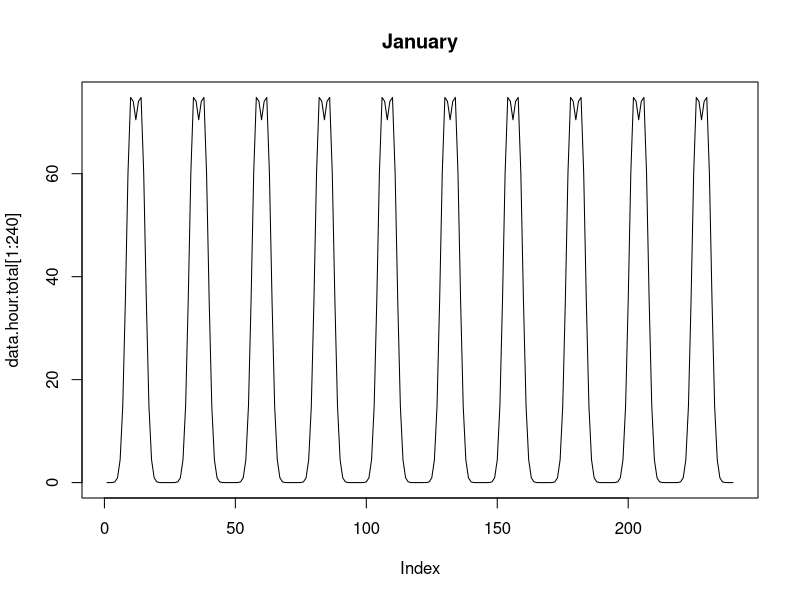
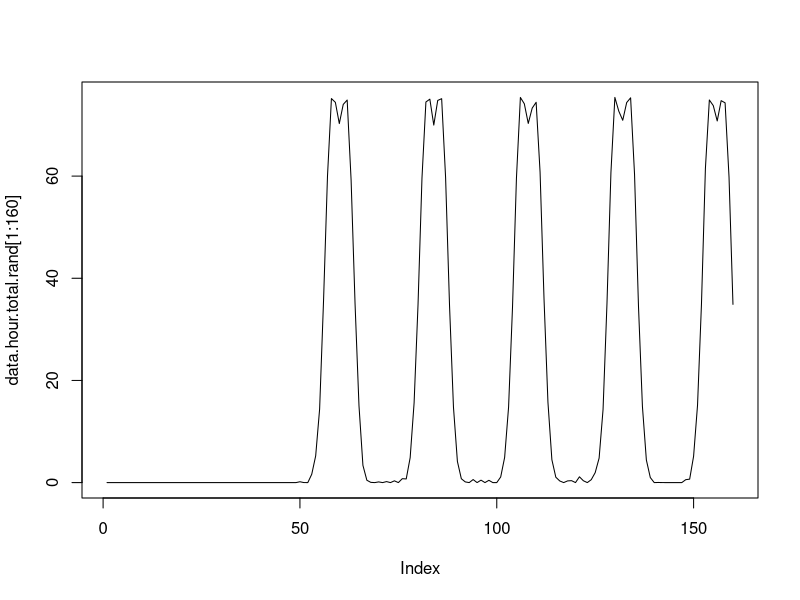

Source code (R) for these figures, in order:
# Create List
rm(list = ls())

# Define avg daily kWh output per month
data.month <- c(300, 300, 300, 300, 300, 300, 300, 300, 300, 300, 300, 300)

# Define Days per Month
days.per.month <- c(31,28,31,30,31,30,31,31,30,31,30,31)

# Append Days to Month
data.day <- c()
for(i in 1:11){
  data.day <- append(data.day, seq(from = data.month[i], to = data.month[i+1],
                                   length = days.per.month[i]))
}
data.day <- append(data.day, seq(from = data.month[12], to = data.month[1],
                                 length = days.per.month[12]))

# Create Daily Hours Sequence
hour.ind <- seq(from = 1, to = 24, length = 24)

# normally distributed daily consumption: Peak at 10:00 and 14:00, Low at 12:00
# first peak
data.hour1.dnorm <- dnorm(hour.ind, mean = 10, sd = 1.7)
data.hour1.dnorm.corr <- data.hour1.dnorm*5.7
data.hour1.dnorm.corr.sum <- sum(data.hour1.dnorm.corr)
data.hour1.dnorm.corr.perc <- data.hour1.dnorm.corr/data.hour1.dnorm.corr.sum

# first peak
data.hour2.dnorm <- dnorm(hour.ind, mean = 14, sd = 1.7)
data.hour2.dnorm.corr <- data.hour2.dnorm*5.7
data.hour2.dnorm.corr.sum <- sum(data.hour2.dnorm.corr)
data.hour2.dnorm.corr.perc <- data.hour2.dnorm.corr/data.hour2.dnorm.corr.sum

# Appened distribution to Date.Hour list for peak 1 and 2
data.hour1 <- c()
for(i in 1:365){
    data.hour1 <- append(data.hour1, data.day[i]*data.hour1.dnorm.corr.perc)
}
data.hour2 <- c()
for(i in 1:365){
  data.hour2 <- append(data.hour2, data.day[i]*data.hour2.dnorm.corr.perc)
}

# Merge peak1 and peak2 into one dataSet
data.hour.total = (data.hour1 + data.hour2)

# Randomize data
data.hour.total.rand <- c()
for(i in 1:8760){
  data.hour.total.rand <- append(data.hour.total.rand, rnorm(1, mean = data.hour.total[i], sd = 0.5))
}


# Set negative values to 0
data.hour.total.rand[data.hour.total.rand<0] <- 0

# set consumption = 0 on weekends. 01.01.2022 = saturday
# 1 to 48 = 0, 49 to 168 = original values
listLength = length(data.hour.total.rand)

dateTimeCount = 1
weekCount = 1
while (weekCount <= 52) {
  nHourPerWeek = 1
  while (nHourPerWeek <= 48) { # is it a saturday or sunday?
    data.hour.total.rand[dateTimeCount] = 0 # set consumption = 0
    nHourPerWeek = nHourPerWeek+1
    dateTimeCount = dateTimeCount+1
  }
  while (nHourPerWeek <= 168) {
    nHourPerWeek = nHourPerWeek+1
    dateTimeCount = dateTimeCount+1
  }
  weekCount = weekCount+1
}

# Plotting  
par(mfrow = c(1,1))
plot(data.hour.total[1:240], type = "l", main = "January") * 0.5

# Plotting
summary(data.hour.total.rand)
par(mfrow = c(1,1))
plot(data.hour.total.rand[1:160], type = "l")

# round data.hour.rand to 2 digits
productionConsumption = round(data.hour.total.rand, digits = 4)


# Creating dateTime list
start <- as.POSIXct("2022-01-01")
interval <- 60
end <- start + as.difftime(365, units="days")
dateTime = seq(from=start, by=interval*60, to=end - 1)

# Add dateTime list to Output
output <- as.data.frame(dateTime)

# Adding date.hour to Output
output["productionConsumption (kWh)"] <- as.data.frame(productionConsumption)

# Write Output to CSV
output
write.csv(output,"productionConsumption_dummyData.csv", row.names = FALSE)